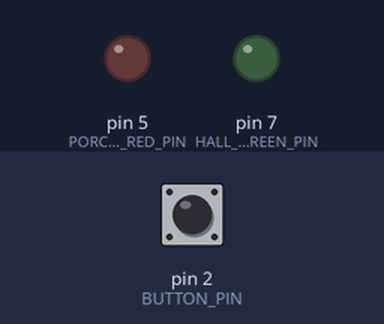
The sketch below on a simulated Arduino Uno, built with avr-gcc and run on an emulated ATmega328P. Parts: output pins drawn as LEDs (lit = HIGH). The inputs (shaded band) are chosen by the test bench; at power-on: pin 2 (BUTTON_PIN) HIGH.

Above: at 1.2 s.
1.3 s: pin 2 (BUTTON_PIN) pulled LOW for 0.15 s
At 2.1 s:
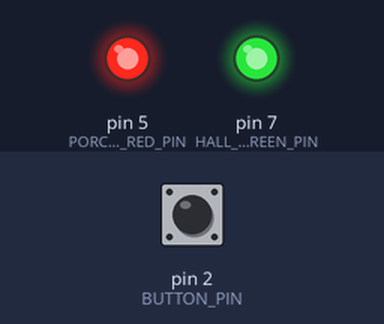
At 32.2 s:
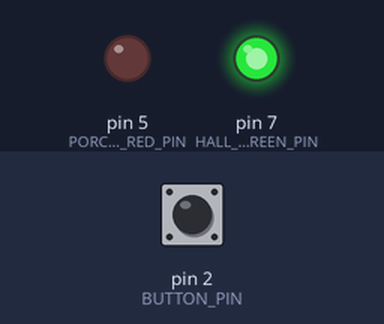
Timing chart, 0 to 32.8 s (numbered marks = the images above; inputs shaded):
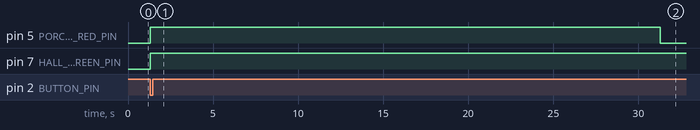

The sketch:

1.1p.ino
```cpp
#define BUTTON_PIN 2
#define PORCH_LED_RED_PIN 5
#define HALL_LED_GREEN_PIN 7

void setup() {//this loop runs one one
  pinMode(BUTTON_PIN, INPUT_PULLUP);
  pinMode(PORCH_LED_RED_PIN, OUTPUT);
  pinMode(HALL_LED_GREEN_PIN, OUTPUT);
}

// Function to turn light on.
void turn_Lights_On() {
  digitalWrite(PORCH_LED_RED_PIN, HIGH);//high depicts that the LED recieves the voltage and is turned on
  digitalWrite(HALL_LED_GREEN_PIN, HIGH);
}

// Function to turn lights off.
void turn_Lights_Off(int delay1, int delay2) {
  delay(delay1);//time delay after which the porch led turn off

  digitalWrite(PORCH_LED_RED_PIN, LOW);
  delay(delay2);//time delay after whcih the Hallway LED turn off .

  digitalWrite(HALL_LED_GREEN_PIN, LOW);
}

void loop() {
  //if loop check the condition weather the button is pressed or not
  //if the button is pressed that is , it is in the LOW state ,the if loop will run
  if (digitalRead(BUTTON_PIN) == LOW) {

    //when the if loop runs first the turn_Lights_On function run
    turn_Lights_On();

    //after the first function the second function i.e turns_lights_OFF run
    //here dealy 1 and delay 2 are both 30000 ms .
    turn_Lights_Off(30000, 30000);
  }
}
```

Measured:
- after the input at 1.3 s, pin 5 (PORCH_LED_RED_PIN): LOW → HIGH at once, → LOW 30.0 s later; pin 7 (HALL_LED_GREEN_PIN): LOW → HIGH at once
